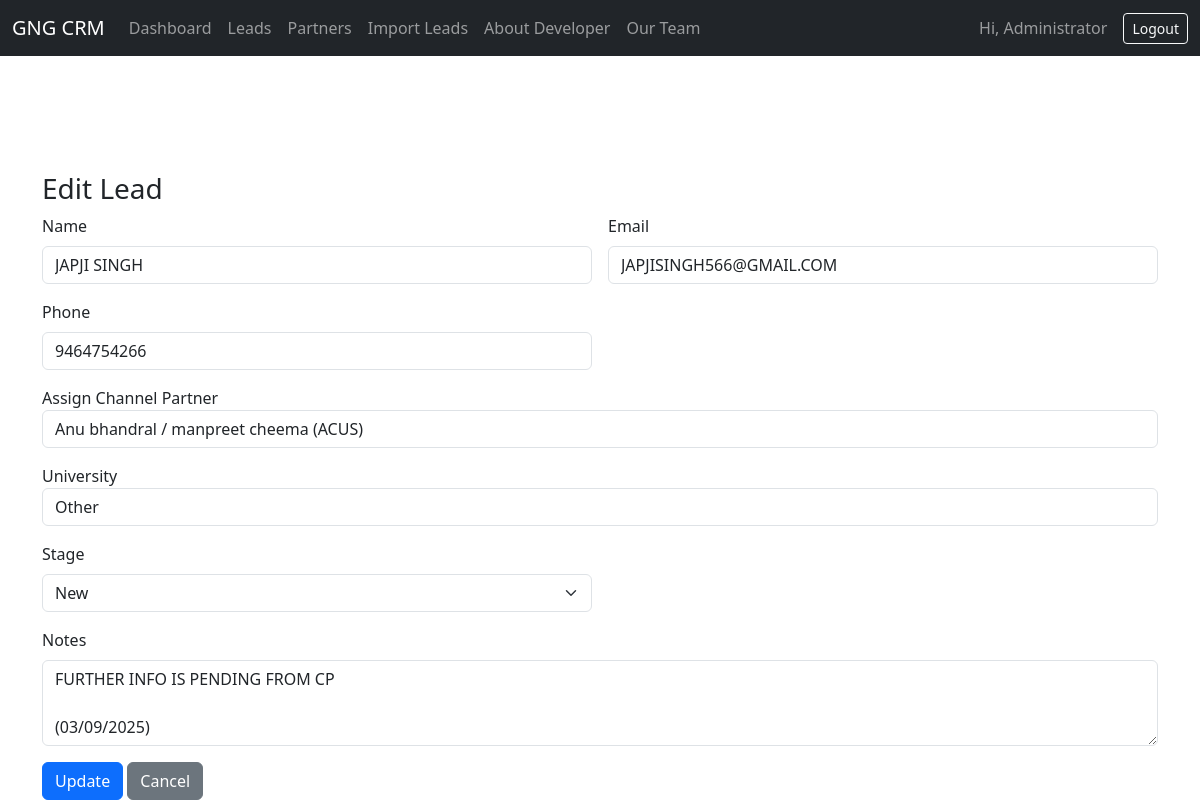
The page /edit_lead/119 (signed in) on the database its author committed.
### tables this page shows
CREATE TABLE users (
        id INTEGER PRIMARY KEY AUTOINCREMENT,
        username TEXT UNIQUE NOT NULL,
        password TEXT NOT NULL,
        role TEXT DEFAULT 'admin',
        full_name TEXT DEFAULT ''
    );

CREATE TABLE leads (
        id INTEGER PRIMARY KEY AUTOINCREMENT,
        name TEXT NOT NULL,
        email TEXT,
        phone TEXT,
        stage TEXT DEFAULT 'new',
        notes TEXT,
        added_on TIMESTAMP DEFAULT CURRENT_TIMESTAMP
    , partner_id INTEGER, university TEXT);

CREATE TABLE channel_partners (
        id INTEGER PRIMARY KEY AUTOINCREMENT,
        name TEXT NOT NULL,
        email TEXT,
        phone TEXT,
        company TEXT,
        location TEXT,
        added_on TIMESTAMP DEFAULT CURRENT_TIMESTAMP
    );

### app.py (the view, shortened to what this page needs)
@app.route("/edit_lead/<int:lead_id>", methods=["GET", "POST"])
@login_required
def edit_lead(lead_id):
    conn = get_conn(row_factory=True)
    c = conn.cursor()
    c.execute("SELECT * FROM leads WHERE id=?", (lead_id,))
    lead = c.fetchone()
    c.execute("SELECT * FROM channel_partners ORDER BY added_on DESC")
    partners = c.fetchall()
    conn.close()
    return render_template("edit_lead.html", lead=lead, partners=partners, universities=UNIVERSITIES)  # <-- pass partners to template

### app.py (called while the page is built)
def get_conn(row_factory=False):
    conn = sqlite3.connect(DB_NAME)
    if row_factory:
        conn.row_factory = sqlite3.Row
    return conn

@login_manager.user_loader
def load_user(user_id):
    conn = get_conn()
    c = conn.cursor()
    c.execute("SELECT id, username, role, full_name FROM users WHERE id=?", (user_id,))
    row = c.fetchone()
    conn.close()
    if row:
        return User(id=row[0], username=row[1], role=row[2], full_name=row[3])
    return None

### templates/edit_lead.html (shortened to what this page needs)
{% extends "base.html" %}
{% block content %}
<h3>Edit Lead</h3>
<form method="post">
  <div class="row g-3">
    <div class="col-md-6"><label class="form-label">Name</label><input name="name" class="form-control" value="{{ lead['name'] }}" required></div>
    <div class="col-md-6"><label class="form-label">Email</label><input name="email" class="form-control" value="{{ lead['email'] }}"></div>
    <div class="col-md-6"><label class="form-label">Phone</label><input name="phone" class="form-control" value="{{ lead['phone'] }}"></div>
    <div class="form-group">
        <label for="partner">Assign Channel Partner</label>
        <select name="partner_id" id="partner" class="form-control">
            {% for partner in partners %}
            <option value="{{ partner.id }}" {% if lead.partner_id == partner.id %}selected{% endif %}>{{ partner.name }} ({{ partner.company }})</option>
            {% endfor %}
        </select>
    </div>
    <div class="form-group">
        <label for="university">University</label>
        <select name="university" class="form-control">
            {% for uni in universities %}
            <option value="{{ uni }}" {% if lead and lead.university == uni %}selected{% endif %}>{{ uni }}</option>
            {% endfor %}
        </select>
    </div>
    <div class="col-md-6"><label class="form-label">Stage</label>
      <select name="stage" class="form-select">
        {% for key,label in [('new','New'),('contacted','Contacted'),('assessment','Assessment'),('gs','GS'),('on-hold','On-hold'),('offer','Offer'),('ucol', 'UCOL'),('coe','COE'),('visa-grant','Visa Grant')] %}
          <option value="{{ key }}" {% if lead['stage']==key %}selected{% endif %}>{{ label }}</option>
        {% endfor %}
      </select></div>
    <div class="col-12"><label class="form-label">Notes</label><textarea name="notes" rows="3" class="form-control">{{ lead['notes'] }}</textarea></div>
  </div>
  <button class="btn btn-primary mt-3">Update</button>
  <a href="{{ url_for('leads') }}" class="btn btn-secondary mt-3">Cancel</a>
</form>
{% endblock %}

### templates/base.html (shortened to what this page needs)
<!doctype html>
<html lang="en">
<head>
  <link href="https://cdn.jsdelivr.net/npm/bootstrap@5.3.3/dist/css/bootstrap.min.css" rel="stylesheet">
</head>
<body>
<nav class="navbar navbar-expand-lg navbar-dark bg-dark fixed-top">
  <div class="container-fluid">
    <a class="navbar-brand" href="{{ url_for('dashboard') }}">GNG CRM</a>
    <div class="collapse navbar-collapse show">
        <ul class="navbar-nav me-auto">
            <li class="nav-item"><a class="nav-link" href="{{ url_for('dashboard') }}">Dashboard</a></li>
            <li class="nav-item"><a class="nav-link" href="{{ url_for('leads') }}">Leads</a></li>
            <li class="nav-item"><a class="nav-link" href="{{ url_for('partners') }}">Partners</a></li>
            <li class="nav-item"><a class="nav-link" href="{{ url_for('import_leads') }}">Import Leads</a></li>
            <li class="nav-item">
              <a class="nav-link" href="{{ url_for('about') }}">About Developer</a>
            </li>
            <li class="nav-item">
              <a class="nav-link" href="{{ url_for('team') }}">Our Team</a>
            </li>
        </ul>
      {% if current_user.is_authenticated %}
      <span class="navbar-text me-3">Hi, {{ current_user.full_name or current_user.username }}</span>
      <a href="{{ url_for('logout') }}" class="btn btn-outline-light btn-sm">Logout</a>
      {% endif %}
    </div>
  </div>
</nav>
<div class="container pt-5 mt-4">
</div>
  <div class="container" style="margin-top: 100px;">
                  {% block content %}{% endblock %}
  </div>
</body>
</html>

### rows shown on the page
users: full_name "Administrator"
leads: name "JAPJI SINGH", email "JAPJISINGH566@GMAIL.COM", phone "9464754266", partner_id "Anu bhandral / manpreet cheema (ACUS)", university "Other", stage "New", notes "FURTHER INFO IS PENDING FROM CP (03/09/2025)"
